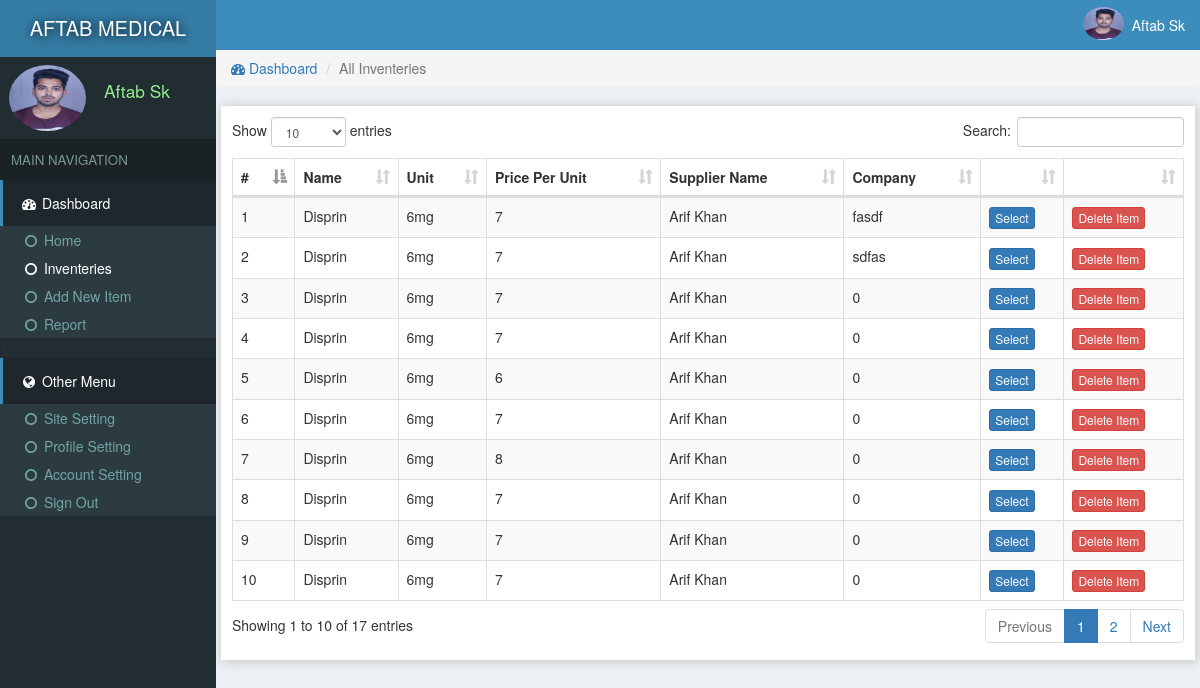
/inventeries.php (signed in), run on the app's committed database.
### tables this page shows
CREATE TABLE `site` (
  `id` int(11) NOT NULL,
  `title` varchar(222) NOT NULL,
  `name` varchar(222) NOT NULL
);

CREATE TABLE `users` (
  `id` int(11) NOT NULL,
  `email` varchar(222) NOT NULL,
  `password` varchar(222) NOT NULL,
  `name` varchar(222) NOT NULL,
  `pic` varchar(222) NOT NULL,
  `number` varchar(222) NOT NULL,
  `date` timestamp NOT NULL DEFAULT current_timestamp()
);

CREATE TABLE `inventeries` (
  `id` int(11) NOT NULL,
  `catId` int(11) NOT NULL,
  `supplier` varchar(222) NOT NULL,
  `name` text NOT NULL,
  `unit` text NOT NULL,
  `price` text NOT NULL,
  `pic` text DEFAULT NULL,
  `description` text NOT NULL,
  `company` varchar(111) NOT NULL,
  `date` timestamp NOT NULL DEFAULT current_timestamp()
);

### assets/function.php (called while the page is built, shortened)
<?php
function siteName()
{
	$con = new mysqli('localhost','root','','store');
	$array = $con->query("select * from site where id='1'");
	$row = $array->fetch_assoc();
	return $row['name'];
}
 ?>

### assets/db.php (called while the page is built, shortened)
<?php
    $con = new mysqli('localhost','root','','store');
    $array = $con->query("select * from users where id ='$_SESSION[userId]'");
    $user = $array->fetch_assoc();
?>

### inventeries.php (the view, shortened to what this page needs)
<?php require "assets/function.php" ?>
<?php require 'assets/db.php';?>
<!DOCTYPE html>
<html>
<head>
<link rel="stylesheet" href="js/datatables.net-bs/css/dataTables.bootstrap.min.css">
  <?php require "assets/autoloader.php" ?>
</head>
<body style="background: #ECF0F5;padding:0;margin:0">
<div class="dashboard" style="position: fixed;width: 18%;height: 100%;background:#222D32">
  <div style="background:#357CA5;padding: 14px 3px;color:white;font-size: 15pt;text-align: center;text-shadow: 1px 1px 11px black">
    <a href="index.php" style="color: white;text-decoration: none;"><?php echo strtoupper(siteName()); ?> </a>
  </div>
  <div class="flex" style="padding: 3px 7px;margin:5px 2px;">
    <div><img src="photo/<?php echo $user['pic'] ?>" class='img-circle' style='width: 77px;height: 66px'></div>
    <div style="color:lightgreen;font-size: 13pt;padding: 14px 7px;margin-left: 11px;"><?php echo ucfirst($user['name']); ?></div>
  </div>
  <div style="background: #1A2226;font-size: 10pt;padding: 11px;color: #79978F">MAIN NAVIGATION</div>
  <div>
    <div style="background:#1E282C;color: white;padding: 13px 17px;border-left: 3px solid #3C8DBC;"><span><i class="fa fa-dashboard fa-fw"></i> Dashboard</span></div>
    <div class="item">
      <ul class="nostyle zero">
        <a href="index.php"><li ><i class="fa fa-circle-o fa-fw"></i> Home</li></a>
        <a href="inventeries.php"><li style="color: white"><i class="fa fa-circle-o fa-fw"></i> Inventeries</li></a>
       <a href="addnew.php"><li><i class="fa fa-circle-o fa-fw"></i> Add New Item</li></a>
        <a href="reports.php"><li><i class="fa fa-circle-o fa-fw"></i> Report</li></a>
      </ul><
    </div>
  </div>
  <div style="background:#1E282C;color: white;padding: 13px 17px;border-left: 3px solid #3C8DBC;"><span><i class="fa fa-globe fa-fw"></i> Other Menu</span></div>
  <div class="item">
      <ul class="nostyle zero">
        <a href="sitesetting.php"><li><i class="fa fa-circle-o fa-fw"></i> Site Setting</li></a>
       <a href="profile.php"><li><i class="fa fa-circle-o fa-fw"></i> Profile Setting</li></a>
        <a href="accountSetting.php"><li><i class="fa fa-circle-o fa-fw"></i> Account Setting</li></a>
        <a href="logout.php"><li><i class="fa fa-circle-o fa-fw"></i> Sign Out</li></a>
      </ul><
    </div>
</div>
<div class="marginLeft" >
  <div style="color:white;background:#3C8DBC" >
    <div class="pull-right flex rightAccount" style="padding-right: 11px;padding: 7px;">
      <div><img src="photo/<?php echo $user['pic'] ?>" style='width: 41px;height: 33px;' class='img-circle'></div>
      <div style="padding: 8px"><?php echo ucfirst($user['name']) ?></div>
    </div>
  </div>
<?php
if (isset($_GET['catId']))
{
  $catId = $_GET['catId'];
  $array = $con->query("select * from categories where id='$catId'");
  $catArray =$array->fetch_assoc();
  $catName = $catArray['name'];
  $stockArray = $con->query("select * from inventeries where catId='$catArray[id]'");
}
else
{
  $catName = "All Inventeries";
  $stockArray = $con->query("select * from inventeries");
}
 ?>
  <div class="content">
   <ol class="breadcrumb ">
        <li><a href="index.php"><i class="fa fa-dashboard"></i> Dashboard</a></li>
        <li class="active"><?php echo $catName ?></li>
    </ol>
  <div class="tableBox" >
    <table id="dataTable" class="table table-bordered table-striped" style="z-index: -1">
      <thead>
        <th>#</th>
        <th>Name</th>
        <th>Unit</th>
        <th>Price Per Unit</th>
        <th>Supplier Name</th>
        <th>Company</th>
        <th></th>
        <th></th>
      </thead>
     <tbody>
      <?php $i=0;
        while ($row = $stockArray->fetch_assoc())
        {
          $i=$i+1;
          $id = $row['id'];
        ?>
          <tr>
            <td><?php echo $i; ?></td>
            <td><?php echo $row['name']; ?></td>
            <td><?php echo $row['unit']; ?></td>
            <td><?php echo $row['price']; ?></td>
            <td><?php echo $row['supplier']; ?></td>
            <td><?php echo $row['company']; ?></td>
            <?php
            if (!empty($_SESSION['bill']))
            {
            foreach ($_SESSION['bill'] as $key => $value)
            {
              if (in_array($row['id'], $_SESSION['bill'][$key]))
              {
                echo "<td>Selected</td>";break;
              }
               else
               {
              ?>
            <td id='selection<?php echo $i; ?>'><button class="btn btn-primary btn-xs" onclick="addInBill('<?php echo $id ?>','<?php echo $i; ?>')">Select</button></td>
              <?php break;} } } else {?>
              <td id='selection<?php echo $i; ?>'><button class="btn btn-primary btn-xs" onclick="addInBill('<?php echo $id ?>','<?php echo $i; ?>')">Select</button></td>
              <?php } ?>
              <td colspan="center"><a href="delete.php?item=<?php echo $row['id'] ?>&url=<?php echo $_SERVER['QUERY_STRING'] ?>"><button class='btn btn-danger btn-xs'>Delete Item</button></a></td>
          </tr>
      <?php
        }
       ?>
     </tbody>
    </table>
  </div>
  </div>
</div>
</body>
</html>

### data on the page
site: name "AFTAB MEDICAL"
users: pic (picture), name "Aftab Sk"
inventeries: name "Disprin", unit "6mg", price "7", supplier "Arif Khan", company "fasdf"
inventeries: name "Disprin", unit "6mg", price "7", supplier "Arif Khan", company "sdfas"
inventeries: name "Disprin", unit "6mg", price "7", supplier "Arif Khan", company "0"
inventeries: name "Disprin", unit "6mg", price "7", supplier "Arif Khan", company "0"
inventeries: name "Disprin", unit "6mg", price "6", supplier "Arif Khan", company "0"
inventeries: name "Disprin", unit "6mg", price "7", supplier "Arif Khan", company "0"
inventeries: name "Disprin", unit "6mg", price "8", supplier "Arif Khan", company "0"
inventeries: name "Disprin", unit "6mg", price "7", supplier "Arif Khan", company "0"
inventeries: name "Disprin", unit "6mg", price "7", supplier "Arif Khan", company "0"
inventeries: name "Disprin", unit "6mg", price "7", supplier "Arif Khan", company "0"

### other printed values
$catName "All Inventeries"
